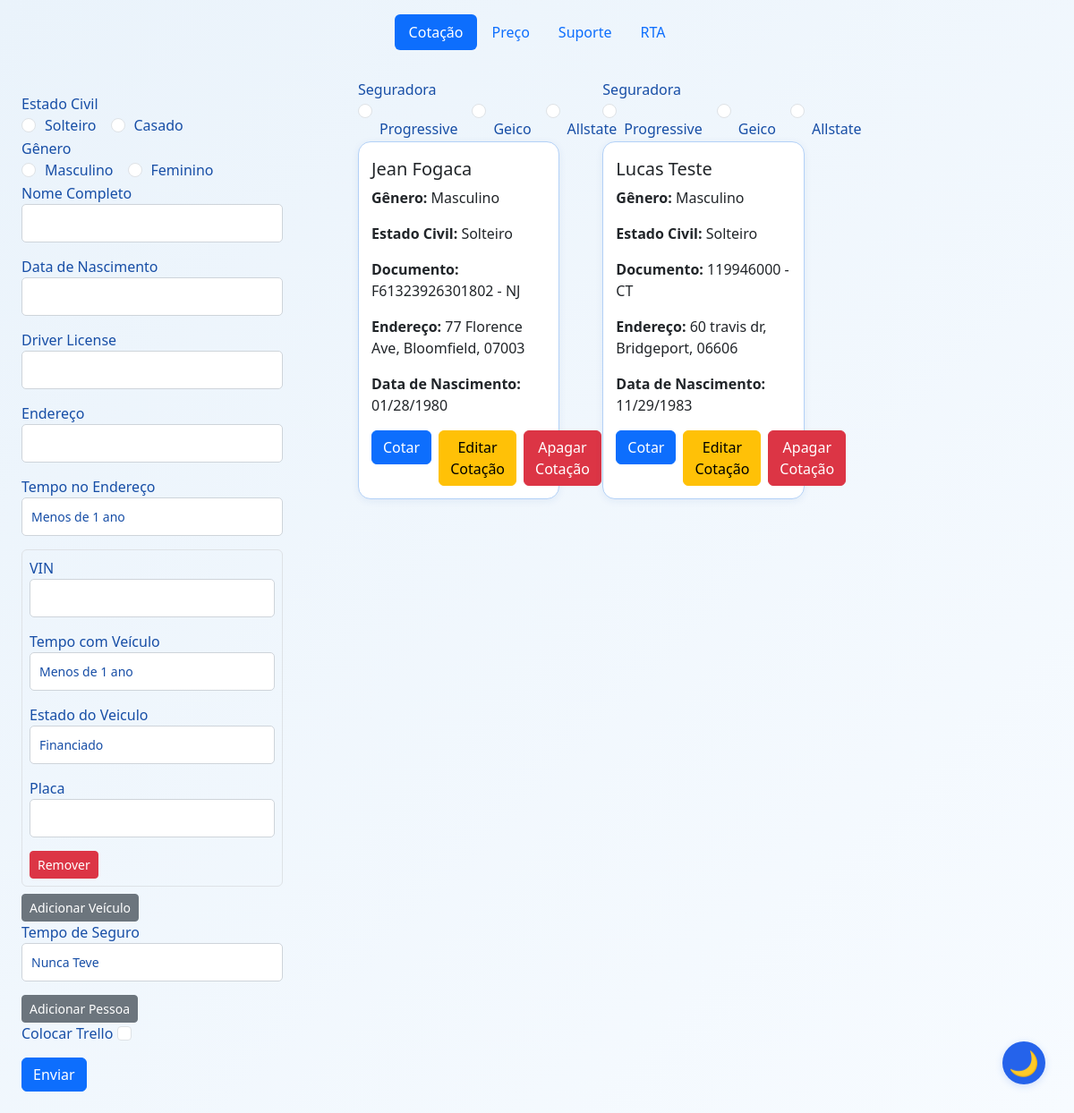
Before: / with the older database file.
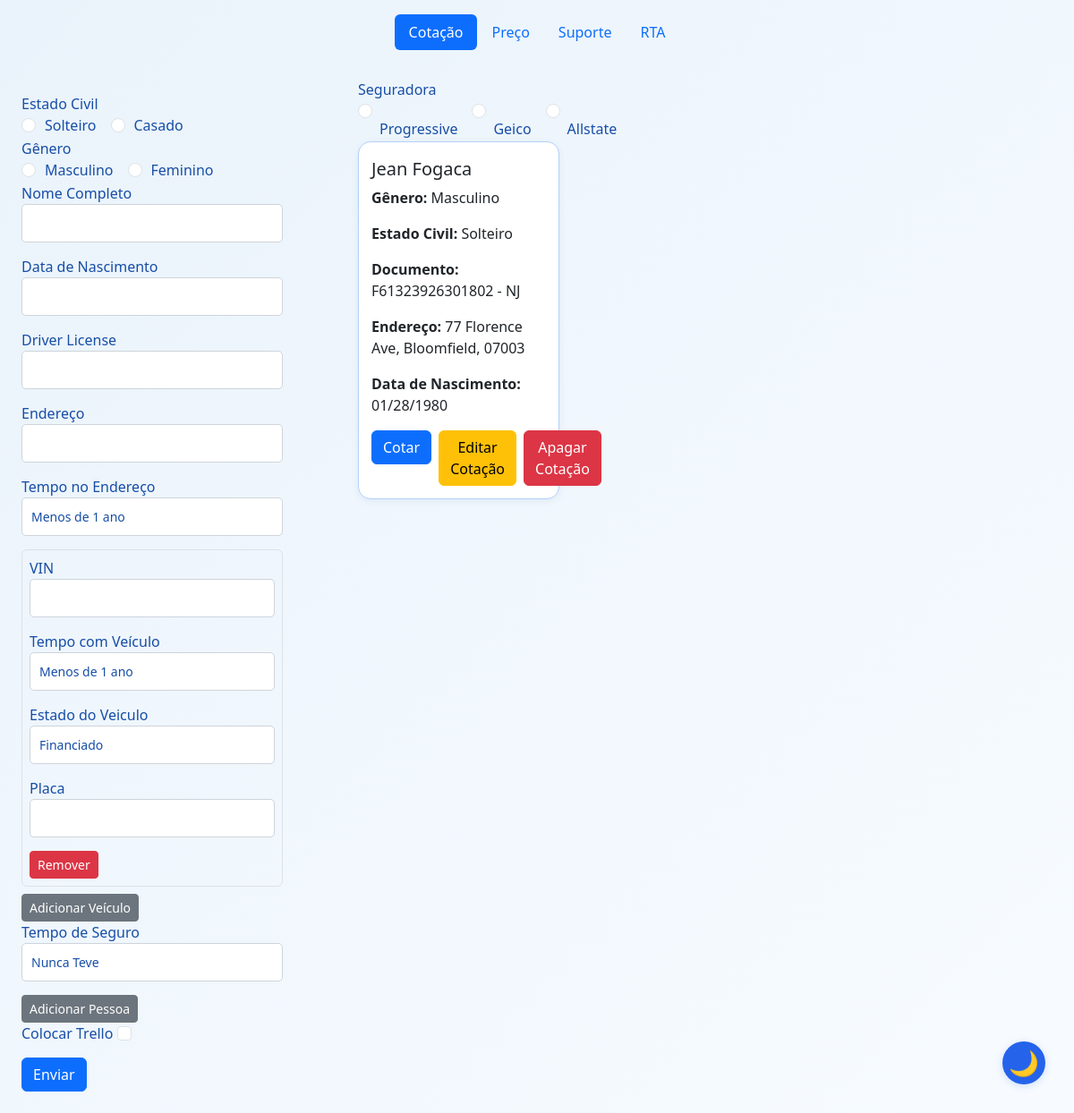
After: the same page with the newer database file.
### app/models/cotacao_db.py (models this page shows)
class Cotacao(db.Model):
    __tablename__ = 'cotacao'
    id = db.Column(db.Integer, primary_key=True)
    genero = db.Column(db.String(50), nullable=False)
    nome = db.Column(db.String(100), nullable=False)
    documento = db.Column(db.String(50), nullable=False)
    endereco = db.Column(db.String(200), nullable=False)
    tempo_de_seguro = db.Column(db.String(50), nullable=False)
    data_nascimento = db.Column(db.String(50), nullable=False)
    tempo_no_endereco = db.Column(db.String(50), nullable=False)
    trello_card_id = db.Column(db.String(100))
    estado_civil = db.Column(db.String(20), nullable=False, default='Solteiro')
    nome_conjuge = db.Column(db.String(100))
    data_nascimento_conjuge = db.Column(db.String(50))
    documento_conjuge = db.Column(db.String(50))
    vehicles_json = db.Column(db.Text, nullable=False)
    pessoas_json = db.Column(db.Text, nullable=False, default='[]')

### app/routes/cotacao_routes.py (the view)
@cotacao_bp.route('/', methods=['GET', 'POST'])
def cotacao():
    cotacao_form = CotacaoForm()
    seguradora_form = SeguradoraForm()
    if cotacao_form.is_submitted():
        veiculos_count = 0
        while f"veiculos-{veiculos_count}-vin" in (cotacao_form.data or {}):
            veiculos_count += 1
        while len(cotacao_form.veiculos.entries) < veiculos_count:
            cotacao_form.veiculos.append_entry()
    if cotacao_form.validate_on_submit():
        dados = extrair_dados_formulario(cotacao_form)
        trello_card_id = None
        if cotacao_form.colocar_trello.data:
            trello = Trello()
            email = f"{dados['nome'].lower().replace(' ', '')}@outlook.com"
            dados_sem_veiculos = dict(dados)
            dados_sem_veiculos.pop('veiculos', None)
            trello_card_id = trello.criar_carta(
                **dados_sem_veiculos,
                veiculos=json.dumps(dados['veiculos']),
                email=email
            )
        cotacao = Cotacao(
            genero=dados['genero'],
            nome=dados['nome'],
            documento=dados['documento'],
            endereco=dados['endereco'],
            tempo_de_seguro=dados['tempo_de_seguro'],
            data_nascimento=dados['data_nascimento'],
            tempo_no_endereco=dados['tempo_no_endereco'],
            estado_civil=dados['estado_civil'],
            nome_conjuge=dados['nome_conjuge'],
            data_nascimento_conjuge=dados['data_nascimento_conjuge'],
            documento_conjuge=dados['documento_conjuge'],
            vehicles_json=json.dumps(dados['veiculos']),  # Salva apenas veículos
            pessoas_json=json.dumps(dados.get('pessoas', [])),  # Salva pessoas extras em campo separado
            trello_card_id=trello_card_id
        )
        db.session.add(cotacao)
        db.session.commit()
        return redirect(url_for('cotacao.cotacao'))
    else:
        print("Erro na validação do formulário:", cotacao_form.errors)
    cotacoes = Cotacao.query.all()
    return render_template('cotacao.html', form=cotacao_form, cotacoes=cotacoes, form_seguradora=seguradora_form)

### app/forms/veiculo_form.py
class VeiculoForm(FlaskForm):
    class Meta:
        csrf = False
    vin = StringField('VIN', validators=[DataRequired()])
    tempo_com_veiculo = SelectField('Tempo com Veículo', choices=[('Menos de 1 ano', 'Menos de 1 ano'), ('1-3 Anos', 'Entre 1 e 3 anos'), ('Mais de 5 Anos', '5 Anos ou mais')], validators=[DataRequired()])
    financiado = SelectField('Estado do Veiculo', choices=[('Financiado', 'Financiado'), ('Quitado', 'Quitado')], validators=[DataRequired()])
    placa = StringField('Placa')

### app/templates/cotacao.html (shortened to what this page needs)
{% extends "base.html" %}
{% block content %}
<div class="content-container">
    <div class="form-section">
        <form class="small-form" method="post">
            <div class="form-group">
                <label for="estado_civil">{{ form.estado_civil.label }}</label>
                <div class="d-flex">
                    {% for subfield in form.estado_civil %}
                    <div class="form-check form-check-inline">
                        {{ subfield(class="form-check-input") }}
                        <label class="form-check-label" for="{{ subfield.id }}">{{ subfield.label.text }}</label>
                    </div>
                    {% endfor %}
                </div>
            </div>
            <div class="form-group">
                <label for="genero">{{ form.genero.label }}</label>
                <div class="d-flex">
                    {% for subfield in form.genero %}
                    <div class="form-check form-check-inline">
                        {{ subfield(class="form-check-input") }}
                        <label class="form-check-label" for="{{ subfield.id }}">{{ subfield.label.text }}</label>
                    </div>
                    {% endfor %}
                </div>
            </div>
            <div class="form-group">
                <label for="nome">{{ form.nome.label }}</label>
                {{ form.nome(class="form-control") }}
            </div>
            <div class="form-group">
                <label for="data_nascimento">{{ form.data_nascimento.label }}</label>
                {{ form.data_nascimento(class="form-control") }}
            </div>
            <div class="form-group">
                <label for="documento">{{ form.documento.label }}</label>
                {{ form.documento(class="form-control") }}
            </div>
            <div class="form-group">
                <label for="endereco">{{ form.endereco.label }}</label>
                {{ form.endereco(class="form-control") }}
            </div>
            <div class="form-group">
                <label for="tempo_no_endereco">{{ form.tempo_no_endereco.label }}</label>
                {{ form.tempo_no_endereco(class="form-control") }}
            </div>
            <div id="veiculos-list">
                {% for veiculo_form in form.veiculos %}
                <div class="veiculo-item border rounded p-2 mb-2">
                    <div class="form-group">
                        <label>{{ veiculo_form.vin.label }}</label>
                        {{ veiculo_form.vin(class="form-control") }}
                    </div>
                    <div class="form-group">
                        <label>{{ veiculo_form.tempo_com_veiculo.label }}</label>
                        {{ veiculo_form.tempo_com_veiculo(class="form-control") }}
                    </div>
                    <div class="form-group">
                        <label>{{ veiculo_form.financiado.label }}</label>
                        {{ veiculo_form.financiado(class="form-control") }}
                    </div>
                    <div class="form-group">
                        <label>{{ veiculo_form.placa.label }}</label>
                        {{ veiculo_form.placa(class="form-control") }}
                    </div>
                    <button type="button" class="btn btn-danger btn-sm remove-veiculo">Remover</button>
                </div>
                {% endfor %}
            </div>
            <button type="button" class="btn btn-secondary btn-sm" id="add-veiculo">Adicionar Veículo</button>
            <div class="form-group">
                <label for="tempo_de_seguro">{{ form.tempo_de_seguro.label }}</label>
                {{ form.tempo_de_seguro(class="form-control") }}
            </div>
            <button type="button" class="btn btn-secondary btn-sm" id="add-pessoa">Adicionar Pessoa</button>
            <div class="form-group">
                <label for="colocar_trello">{{ form.colocar_trello.label }}</label>
                {{ form.colocar_trello(class="form-check-input small-button", id="colocar-trello") }}
            </div>
            <div class="button-group">
                {{ form.submit(class="btn btn-primary") }}
            </div>
        </form>
    </div>
    <div class="content-section">
        <div class="row py-3">
            {% for cotacao in cotacoes %}
            <div class="col-md-3 mb-4">
                <div class="card-container px-3">
                    <div class="seguradora-radios">
                        <div class="form-group">
                            <label for="genero">{{ form_seguradora.seguradora.label }}</label>
                            <div class="d-flex">
                                {% for subfield in form_seguradora.seguradora %}
                                <div class="form-check form-check-inline">
                                    {{ subfield(class="form-check-input") }}
                                    <label class="form-check-label" for="{{ subfield.id }}">{{ subfield.label.text }}</label>
                                </div>
                                {% endfor %}
                            </div>
                        </div>
                        <div class="card h-100">
                            <div class="card-body">
                                <h5 class="card-title">{{ cotacao.nome }}</h5>
                                <p><strong>Gênero:</strong> {{ cotacao.genero }}</p>
                                <p><strong>Estado Civil:</strong> {{ cotacao.estado_civil }}</p>
                                <p><strong>Documento:</strong> {{ cotacao.documento }}</p>
                                <p><strong>Endereço:</strong> {{ cotacao.endereco }}</p>
                                <p><strong>Data de Nascimento:</strong> {{ cotacao.data_nascimento }}</p>
                                <div class="d-flex gap-2">
                                    <form id="cotar-form-{{ cotacao.id }}"
                                        action="{{ url_for('cotar.cotar', cotacao_id=cotacao.id) }}" method="POST">
                                        <button type="button" class="btn btn-primary"
                                            onclick="submitCotarForm({{ cotacao.id }})">Cotar</button>
                                    </form>
                                    <a href="{{ url_for('editar.editarCotacao', cotacao_id=cotacao.id) }}" class="btn btn-warning">
                                        Editar Cotação
                                    </a>
                                    <form action="{{ url_for('apagar.apagarCotacao', cotacao_id=cotacao.id) }}"
                                        method="POST">
                                        <button type="submit" class="btn btn-danger">Apagar Cotação</button>
                                    </form>
                                </div>
                            </div>
                        </div>
                    </div>
                </div>
            </div>
            {% endfor %}
        </div>
    </div>
</div>
{% endblock %}

### app/templates/base.html (shortened to what this page needs)
<!DOCTYPE html>
<html lang="en">
<head>
    <link href="https://cdn.jsdelivr.net/npm/bootstrap@5.3.5/dist/css/bootstrap.min.css" rel="stylesheet">
    <link rel="stylesheet" href="/static/style.css">
</head>
<body class="light-mode">
    <header class="d-flex justify-content-center py-3">
        <ul class="nav nav-pills">
          <li class="nav-item"><a href="/" class="nav-link active" aria-current="page">Cotação</a></li>
          <li class="nav-item"><a href="{{url_for('colocarPreco.colocarPreco')}}" class="nav-link">Preço</a></li>
          <li class="nav-item"><a href="#" class="nav-link">Suporte</a></li>
          <li class="nav-item"><a href="{{url_for('rta.rta')}}" class="nav-link">RTA</a></li>
        </ul>
      </header>
      {% block content %}{% endblock %}
<button id="theme-toggle" class="theme-toggle-btn" aria-label="Alternar tema">
    <span id="theme-icon">🌙</span>
</button>
</body>
</html>

### app/static/style.css (style rules this page uses)
body, html { height: 100%; margin: 0; padding: 0; font-family: 'Segoe UI', 'Roboto', Arial, sans-serif; transition: background 0.5s, color 0.5s; }
body.light-mode { background: linear-gradient(135deg, #eaf3fb 0%, #f7fbff 100%); color: #174ea6; }
.form-control { width: 100%; padding: 10px; font-size: 14px; border: 1px solid #ced4da; border-radius: 5px; margin-bottom: 15px; background: #fff; color: #174ea6; transition: background 0.5s, color 0.5s, border-color 0.5s; }
.theme-toggle-btn { position: fixed; bottom: 32px; right: 32px; z-index: 9999; width: 48px; height: 48px; border-radius: 50%; border: none; background: #2563eb; color: #fff; box-shadow: 0 2px 8px rgba(37,99,235,0.18); display: flex; align-items: center; justify-content: center; font-size: 1.7rem; cursor: pointer; transition: background 0.3s; }
#theme-icon { pointer-events: none; transition: color 0.3s; }
.d-flex .form-check-input { margin-right: 10px; }
.button-group { display: flex; gap: 10px; margin-top: 15px; }
.content-container { display: flex; flex-wrap: wrap; gap: 0; min-height: 70vh; }
.form-section { width: 340px; min-width: 300px; max-width: 400px; padding: 32px 24px 24px 24px; background: transparent; border-radius: 12px; box-shadow: none; margin-right: 32px; }
.content-section { flex: 1; padding: 0 12px; }
.card-container { position: relative; padding: 0; margin-bottom: 24px; transition: z-index 0.2s; overflow: visible; }
.card { border-radius: 14px; box-shadow: 0 2px 8px rgba(23, 78, 166, 0.08); border: 1.5px solid #b3d1f7; background: #fff; transition: box-shadow 0.2s, border-color 0.2s; position: relative; z-index: 1; }
.card-body { padding: 18px 14px 14px 14px; }
.card-container .seguradora-radios { transition: transform 0.2s cubic-bezier(.4,2,.6,1), box-shadow 0.2s; margin-bottom: 18px; transform-origin: top center; position: relative; z-index: 2; }
.card-container .seguradora-radios input, .card-container .seguradora-radios label { pointer-events: auto; position: relative; z-index: 3; }
.content-section .row { display: flex; flex-wrap: wrap; margin-left: -8px; margin-right: -8px; }
.content-section .col-md-3 { flex: 0 0 25%; max-width: 25%; padding-left: 8px; padding-right: 8px; }
@media (max-width: 1200px) { .content-section .col-md-3 { flex: 0 0 33.3333%; max-width: 33.3333%; } }

Changed rows visible on the page:
removed Cotacao: seguradora.label "Seguradora", label.text "Progressive" "Geico" "Allstate", nome "Lucas Teste", genero "Masculino", estado_civil "Solteiro", documento "119946000 - CT", endereco "60 travis dr, Bridgeport, 06606", data_nascimento "11/29/1983"
